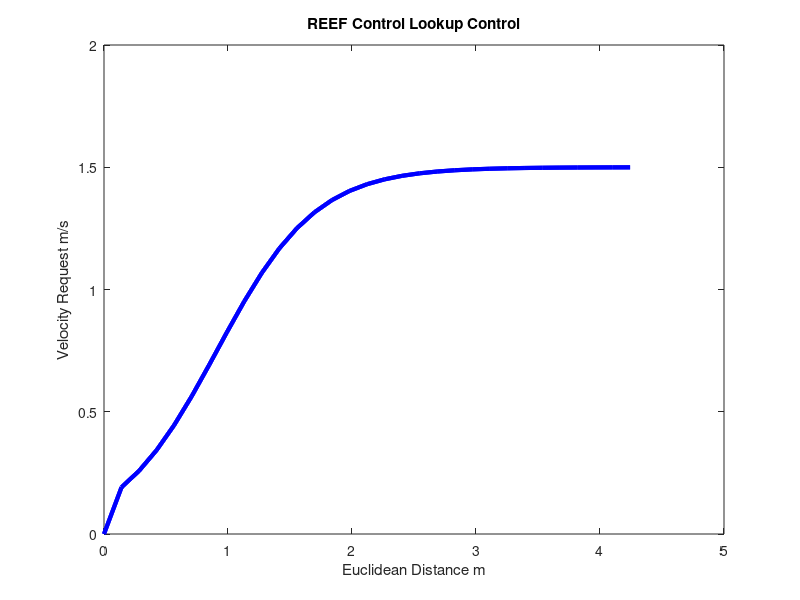

The MATLAB script that drew this image:
clear
clc
close all
%%

des_pose = [0;0];
start_pose = [-3;-3];
end_pose = [3;3];
traj = [start_pose(1):0.1:end_pose(1); start_pose(2):0.1:end_pose(2)];

deadzone = 0.1;
vel_max = 1.5;
kp = 0.8;
x_0 = 1;
alpha = 0.4;
x_vel = zeros(1,length(traj));
y_vel = zeros(1,length(traj));
euclidean_distance = zeros(1,length(traj));
velocity_request = zeros(1,length(traj));
for i = 1:length(traj)
    x_error = (des_pose(1) - traj(1,i));
    y_error = (des_pose(2) - traj(2,i));
    
    euclidean_distance(i) = sqrt( x_error^2 + y_error^2);
    
    if euclidean_distance(i) < deadzone
        velocity_request(i) = 0;
    else
        velocity_request(i) = vel_max * 1/(1+kp * exp(-(euclidean_distance(i) - x_0)/alpha));
    end
    
    theta = atan2(y_error, x_error) - atan2(traj(2,i), traj(1,i));
    x_vel(i) = velocity_request(i) * cos(theta);
    y_vel(i) = velocity_request(i) * sin(theta);
end

figure()
plot(euclidean_distance , velocity_request, 'b','LineWidth',3)
title('REEF Control Lookup Control')
xlabel('Euclidean Distance m')
ylabel('Velocity Request m/s')